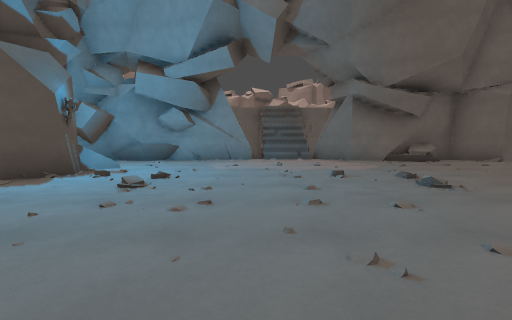
view 1 (above)

20 first-person views from a walk through a Godot game level. The camera is 1.2 m above the floor, tilts 4° down and sees 85° across. The floor is counted in squares, 2 m on a side. Each view is taken from the middle of a square. On the plan, view 1 faces up. The plan holds only what a view shows up to about 9 squares ahead; the rest is blank. The place goes on beyond the plan. Some surface patterns are stand-ins.

view 2
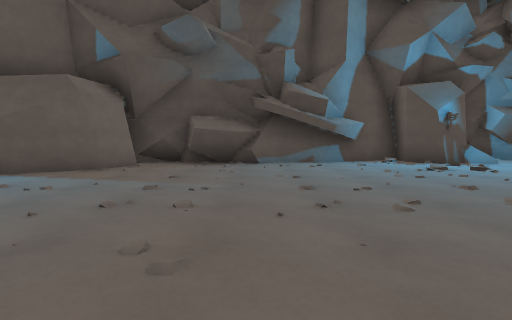

view 3
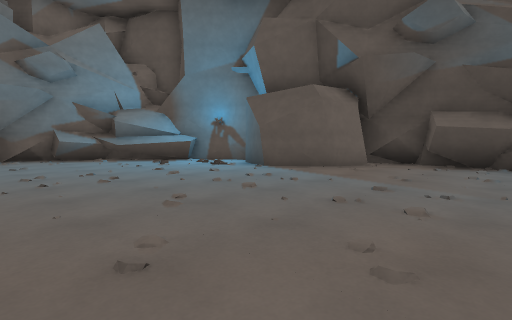

view 4
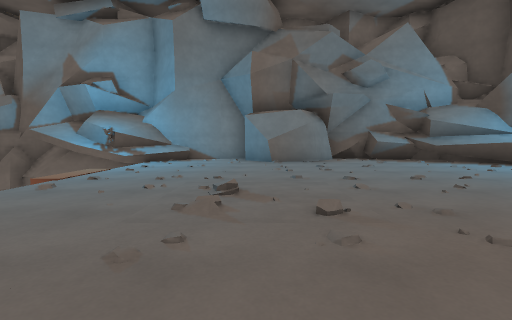

view 5
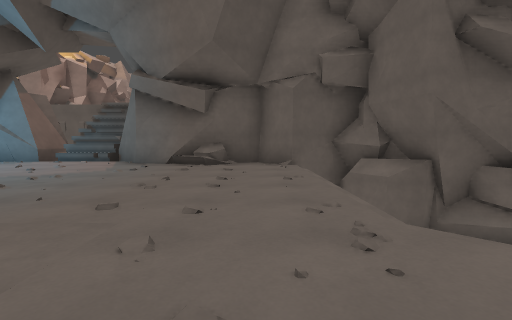

view 6
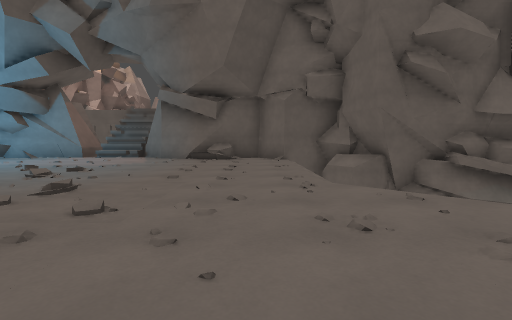

view 7
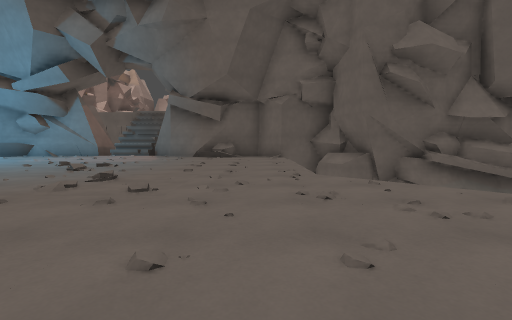

view 8
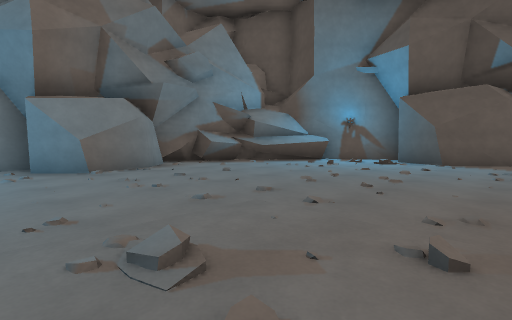

view 9
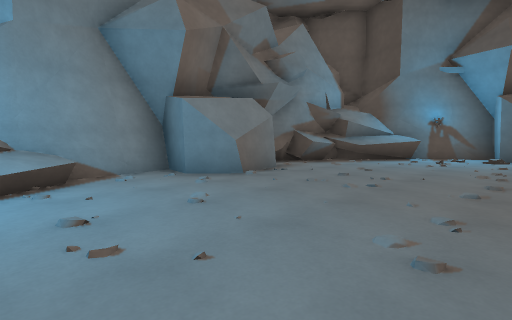

view 10
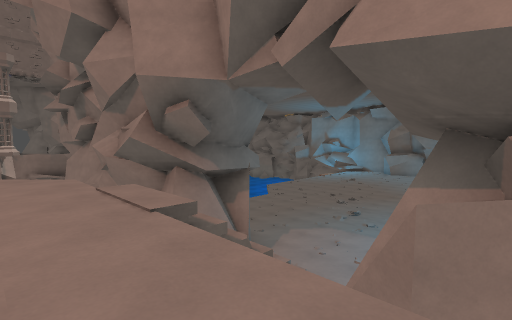

view 11
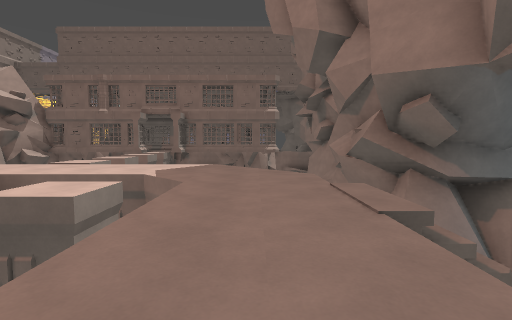

view 12
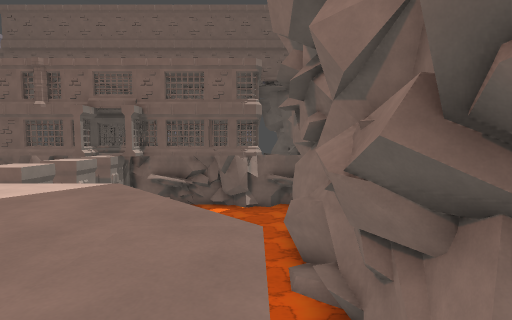

view 13
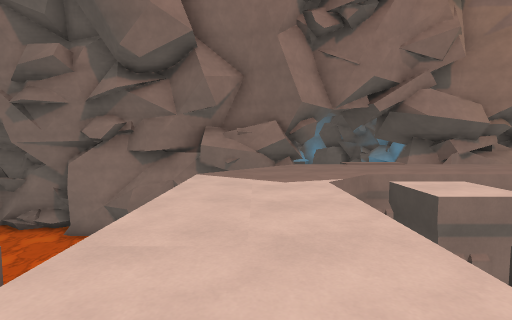

view 14
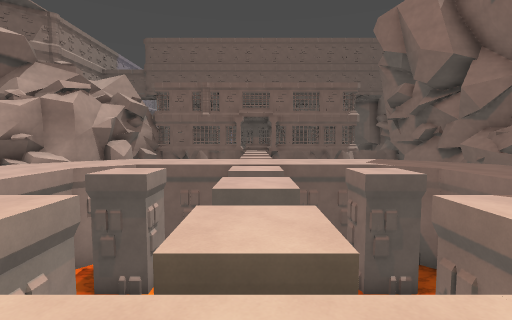

view 15
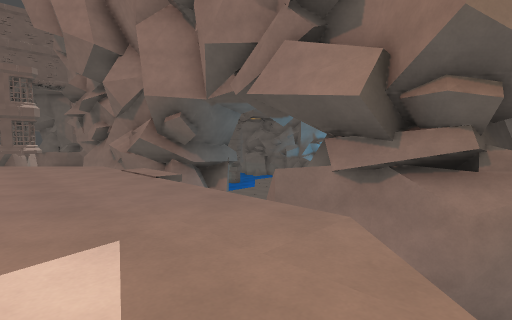

view 16
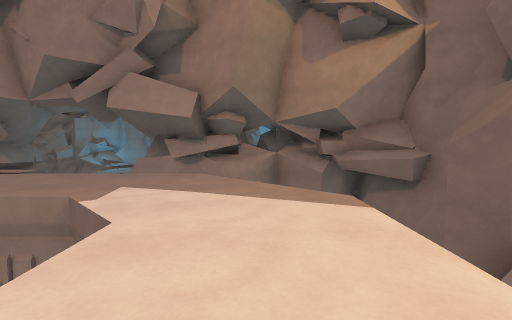

view 17
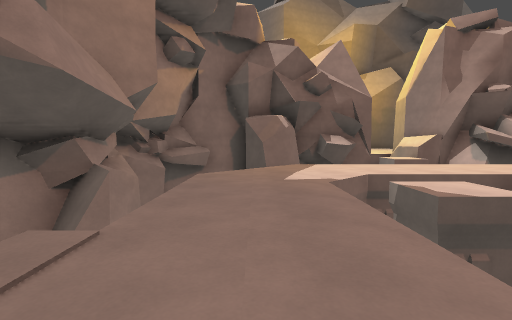

view 18
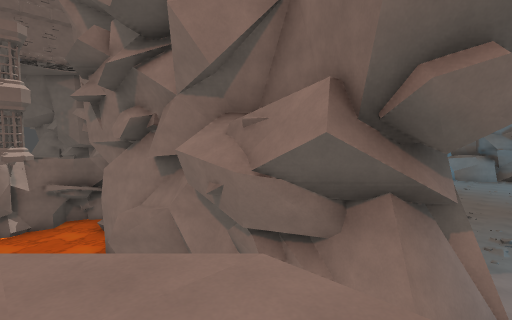

view 19
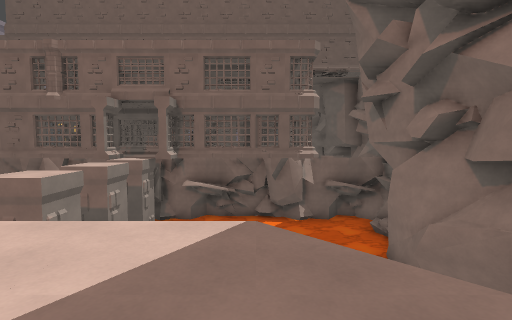

view 20
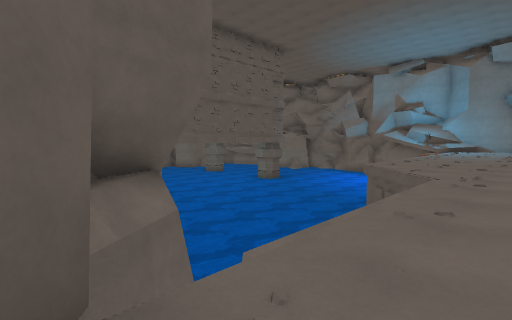

### Floor plan
Key: @ floor where view 1 was taken; # wall or solid block; . main floor; : floor 4 m higher than the main floor; / step, stairs or slope; = window, fence, low wall or low ledge; ≈ lava or water the walk keeps out of; ^ raised ledge; v drop or lower ground; O other object.
Columns run from 7 left of view 1 to 12 right of it. Each row starts with its distance up from view 1.
 24          vv
 23         :::v
 22        vvv::v
 21 #^    v vvv:v
 20 #v   vv vvv:v
 19   v:vvvvv v:v
 18   v:v:v:v:v:v:v:v:v
 17   v:vvvvvvv:v vvvvv#
 16   v:vvv vvv:v
 15   v:vvv vvv:v
 14 #vv::vvvvv::v   v
 13 #v v:::::::v    vvvv
 12 v   vvvv:vv v≈≈≈≈≈≈≈
 11 #v vvvv≈/ v#^####≈≈≈
 10 #  ####≈/###########
  9    ####//#######
  8   ##^......//.###
  7   #............≈###
  6   ##=.......... ≈###
  5   ##........... ≈≈≈≈
  4   #............  ≈≈≈
  3   ##...........≈ ≈≈≈
  2    ##...........≈≈≈≈
  1    #.............≈≈≈
  0    #...@.........≈≈
 -1    ##............≈
 -2    #.............
 -3    ##...........
 -4     ##...........
 -5      ##..........
 -6     ##...........
 -7      #...........
 -8      ##^.........≈≈
 -9       ##^...#.../O#≈
-10        #######.####
-11              ###

Where each view was taken, in squares from view 1:
view 1: 0 up, 0 right, facing up
view 2: 0 up, 4 right, facing left
view 3: 0 up, 4 right, facing down-left
view 4: 1 down, 6 right, facing down
view 5: 1 up, 6 right, facing up
view 6: 1 down, 6 right, facing up
view 7: 2 down, 6 right, facing up
view 8: 3 down, 7 right, facing down-left
view 9: 5 down, 9 right, facing down-left
view 10: 13 up, 2 left, facing down-right
view 11: 13 up, 2 left, facing right
view 12: 12 up, 1 right, facing right
view 13: 19 up, 4 right, facing down
view 14: 18 up, 4 left, facing right
view 15: 14 up, 4 left, facing down-right
view 16: 17 up, 4 left, facing down
view 17: 13 up, 2 right, facing left
view 18: 13 up, 2 right, facing down-right
view 19: 14 up, 3 right, facing right
view 20: 8 up, 6 right, facing down-right
